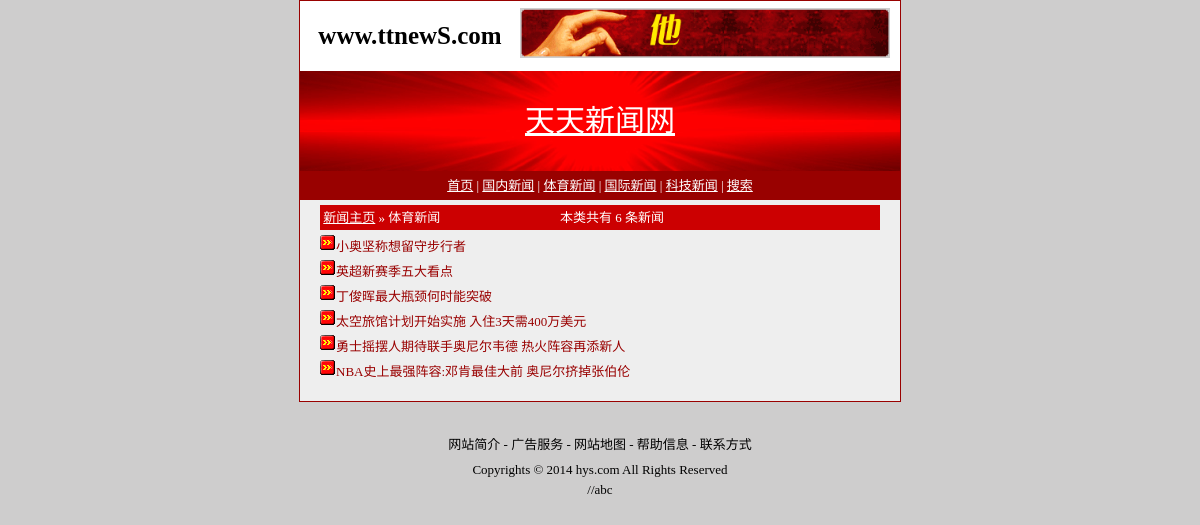
The page /newstype.php?typeId=2 on the database its author committed.
### tables this page shows
create table newsTypes
(
	typeId			int				auto_increment			primary key,
	typeName		varchar(40)		not null,
	articleNums		int				default 0
);

create table newsArticles
(
	articleId		int				auto_increment			primary key,
	content			text			not null,
	title			varchar(500)	not null,
	typeId			int				not null,
	foreign key (typeId) references newsTypes(typeId),
	userName		varchar(100)	not null,
	writer			varchar(100)		null,
	source			varchar(400)		null,
	hints			int				default 0,
	dateandtime		timestamp		default current_timestamp,
	checkup			int				default 0,
	imagepath		varchar(100)		null
);

### conn/DbConn.php (called while the page is built, shortened)
<?php
	class DbConn
	{
		public static function getInstance()
		{
			static $obj = NULL;
			if($obj == NULL)
			{
				$obj = new DbConn();
			}
			return $obj;
		}
		public function queryOne($sql)
		{
			$this->rs = mysql_query($sql);
			$result = NULL;
			if($row = mysql_fetch_array($this->rs))
			{
				$result = $row;
			}
			return $result;
		}
		public function queryAll($sql)
		{
			$this->rs = mysql_query($sql);
			$result = array();
			while($row = mysql_fetch_array($this->rs))
			{
				$result[] = $row;
			}
			return $result;
		}
	}
?>

### dbio/NewsTypes.php (called while the page is built, shortened)
<?php
	if(file_exists("conn/DbConn.php"))
	{
		include_once 'conn/DbConn.php';
	}
	else
	{
		include_once '../conn/DbConn.php';
	}
	class NewsTypes
	{
		public static function getNewsTypeById($typeId)
		{
			$sql = "select * from newsTypes where typeId={$typeId}";
			$conn = DbConn::getInstance();
			$result = $conn->queryOne($sql);
			return $result;
		}
		public static function getNewsTypes()
		{
			$sql = "select * from newsTypes";
			$conn = DbConn::getInstance();
			$result = $conn->queryAll($sql);
			return $result;
		}
	}
?>

### dbio/NewsArticles.php (called while the page is built, shortened)
<?php
	if(file_exists("conn/DbConn.php"))
	{
		include_once 'conn/DbConn.php';
	}
	else
	{
		include_once '../conn/DbConn.php';
	}
	class NewsArticles
	{
		public static function getNewsByTypeId($typeId)
		{
			$sql = "select * from newsArticles where typeId={$typeId}";
			$conn = DbConn::getInstance();
			$result = $conn->queryAll($sql);
			return $result;
		}
	}
?>

### newstype.php (the view, shortened to what this page needs)
<?php
	include_once 'dbio/NewsTypes.php';
	include_once 'dbio/NewsArticles.php';
	$typeId = $_GET["typeId"];
	$newsTypes = NewsTypes::getNewsTypes();
	$newsInfo = NewsArticles::getNewsByTypeId($typeId);
	$newsType = NewsTypes::getNewsTypeById($typeId);
?>
<html>
  <head>
    <link href="css/news.css" type="text/css" rel="stylesheet" />
  </head>
  <body>
    <?php include_once 'header.php';?>
	<div class="mainDiv clear">
	  <div class="newsTypeDiv">
	    <div class="newsTypeDiv1">&nbsp;<a href="index.php" class="a">新闻主页</a> &raquo; <?php echo $newsType["typeName"]?></div>
	    <div class="newsTypeDiv2">本类共有 <?php echo $newsType["articleNums"]?> 条新闻</div>
	  </div>
<?php
	foreach ($newsInfo as $v)
	{
?>
	  <div class="newsTypeDiv3">
	    <img src="images/makealltop.gif"><a href="news.php?articleId=<?php echo $v["articleId"]?>"><?php echo $v["title"]?></a>
	  </div>
<?php
	}
?>
	  <div class="newsTypeDiv3">&nbsp;</div>
	</div>
    <?php include_once 'footer.php';?>
  </body>
</html>

### header.php
    <div class="headDiv">
      <div class="headDiv1">
        <div class="headDiv10">www.<b>ttnewS</b>.com</div>
        <div class="headDiv11"><img src="images/banner17.gif" width="370" height="50"></div>
      </div>
      <div class="headDiv2">天天新闻网</div>
    </div>
<div class="menuDiv">
  <a href="index.php" class="a">首页</a> |
<?php
	foreach ($newsTypes as $v)
	{
?>
  <a href="newstype.php?typeId=<?php echo $v["typeId"]?>" class="a"><?php echo $v["typeName"]?></a> |
<?php
	}
?>
  <a href="search.php" class="a">搜索</a>
</div>

### css/news.css (style rules this page uses)
body { font-size:13px; text-align:center; margin-top:0px; background-color:#CECDCD; }
.newsTypeDiv3 { width:560px; margin:5px auto 0px auto; text-align:left; }
.newsTypeDiv1 { float:left; width:240px; height:25px; line-height:25px; vertical-align:middle; text-align:left; color:white; }
.newsTypeDiv2 { float:left; width:310px; height:25px; line-height:25px; vertical-align:middle; text-align:left; color:white; }
.newsTypeDiv { width:560px; height:25px; background-color:#CC0001; margin:5px auto 0px auto; }
a { color:#990100; font-size:13px; text-decoration:none; }
.clear:after { content:"."; visibility:hidden; display:block; height:0px; clear:both; }
.mainDiv { width:600px; border:1px solid #990100; margin:0px auto 0px auto; background-color:#EEEEEE; }
.a { color:white; font-size:13px; text-decoration:underline; }
.menuDiv { width:600px; background-color:#990100; border:1px solid #990100; font-size:13px; margin:0px auto 0px auto; height:25px; line-height:25px; vertical-align:middle; color:white; }
.headDiv2 { background-image:url("../images/image1.gif"); height:100px; width:600px; margin:0px auto 0px auto; line-height:100px; vertical-align:middle; color:white; text-align:center; text-decoration:underline; font-size:30px; }
.headDiv11 { float:left; margin-top:7px; }
.headDiv10 { float:left; height:70px; line-height:70px; vertical-align:middle; width:220px; font-size:25px; font-family:Times New Roman; font-weight:bold; }
.headDiv1 { background-color:white; width:600px; height:70px; }
.headDiv { width:600px; border:1px solid #990100; margin:0px auto 0px auto; }

### rows shown on the page
newstypes: typeName "国内新闻"
newstypes: typeName "体育新闻", articleNums "6"
newstypes: typeName "国际新闻"
newstypes: typeName "科技新闻"
newsarticles: title "小奥坚称想留守步行者"
newsarticles: title "英超新赛季五大看点"
newsarticles: title "丁俊晖最大瓶颈何时能突破"
newsarticles: title "太空旅馆计划开始实施 入住3天需400万美元"
newsarticles: title "勇士摇摆人期待联手奥尼尔韦德 热火阵容再添新人"
newsarticles: title "NBA史上最强阵容:邓肯最佳大前 奥尼尔挤掉张伯伦"
